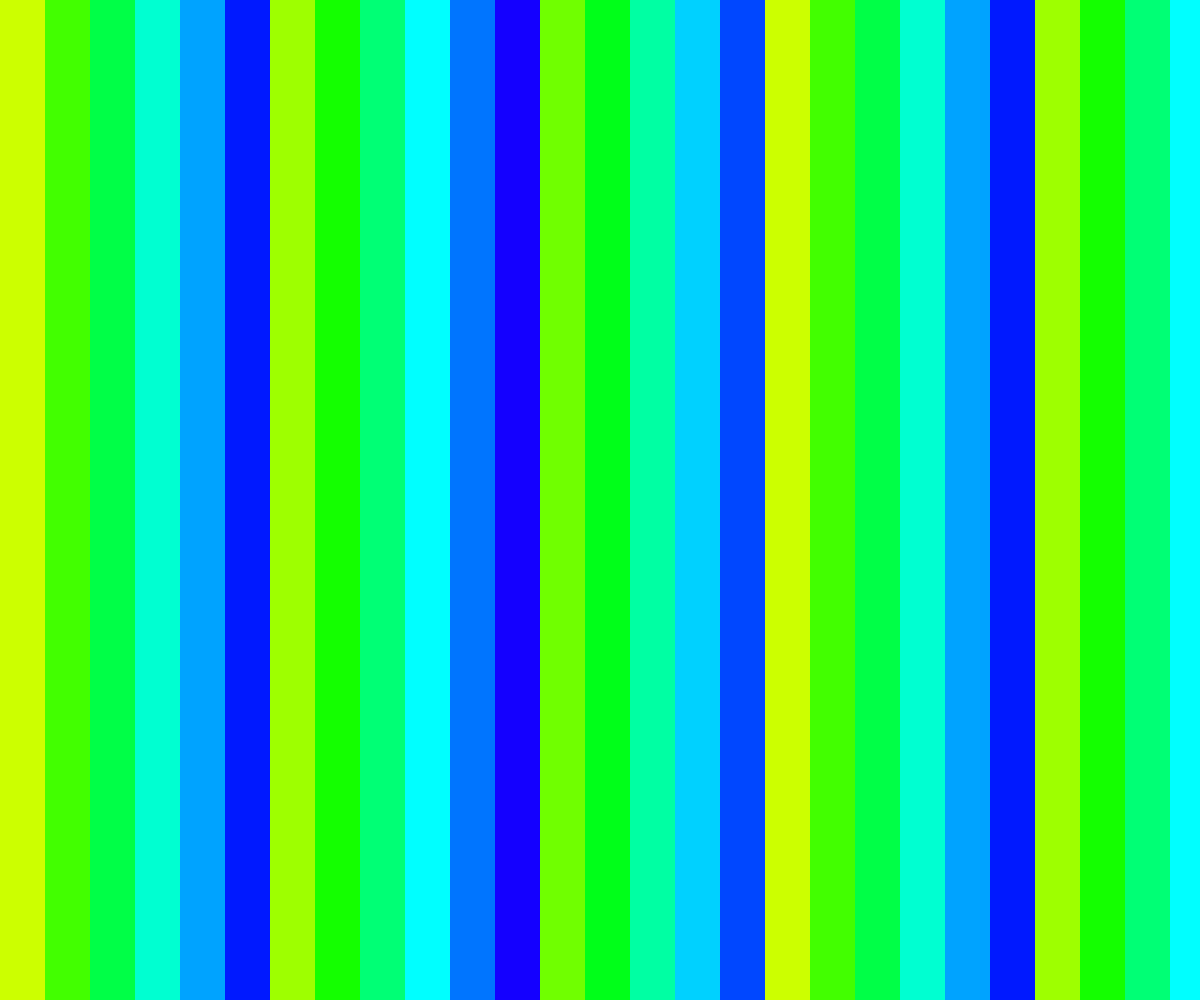
Frame 1 (no input)
Frame 60 (no input): identical to frame 1, image omitted
Frame 120 (the mouse pressed at the canvas centre since frame 60): identical to frame 1, image omitted

The p5.js sketch that drew this single still picture (run headless with seeded random() and noise() and a simulated clock; from frame 60 on, the mouse is pressed at the canvas centre):

// p5.js sketch
// ── sketch.js
/**
 * Rules based color palettes
 * 
 */
var h = 100;
var s = 100;
var b = 100;

//increase this number for more steps between colors
var rectStep = 45;
function setup() {
  createCanvas(windowWidth, windowHeight);
}

function draw() {
  background(255);
  //try uncommenting this line for HSB mode
  colorMode(HSB, 500,100,100);
  for(var x=0; x < width; x += rectStep){
    noStroke();
    fill(h+x % 255,s+x % 255,b+x % 255);
    rect(x,0,rectStep,height);
  }
}

function keyPressed(){
  if(key === '1'){
    h = random(255);
  }
  else if(key === '2'){
    s = random(2);
  }
  else if(key === '3'){
    b = random(200);
  }
}
